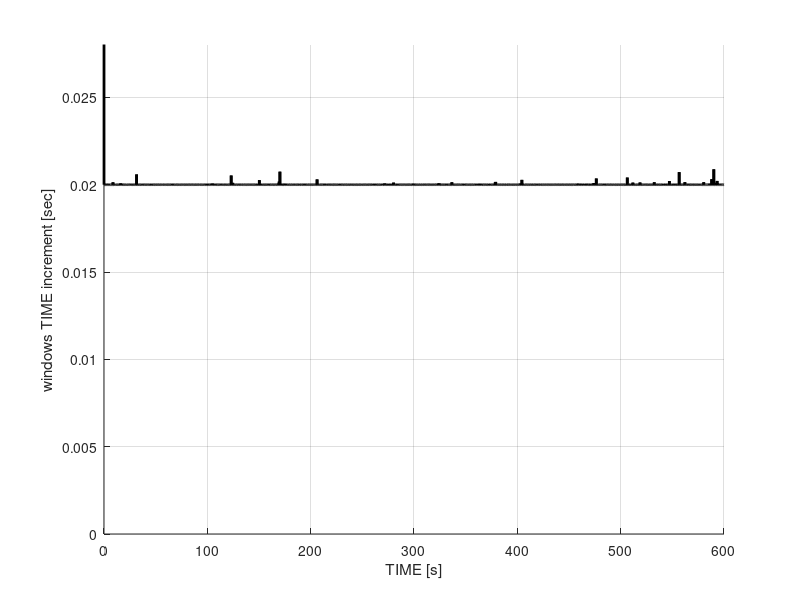
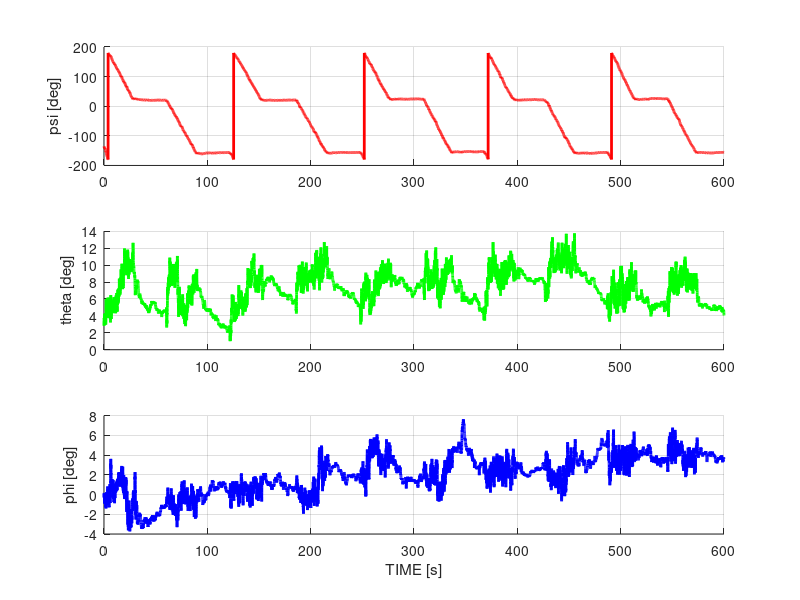
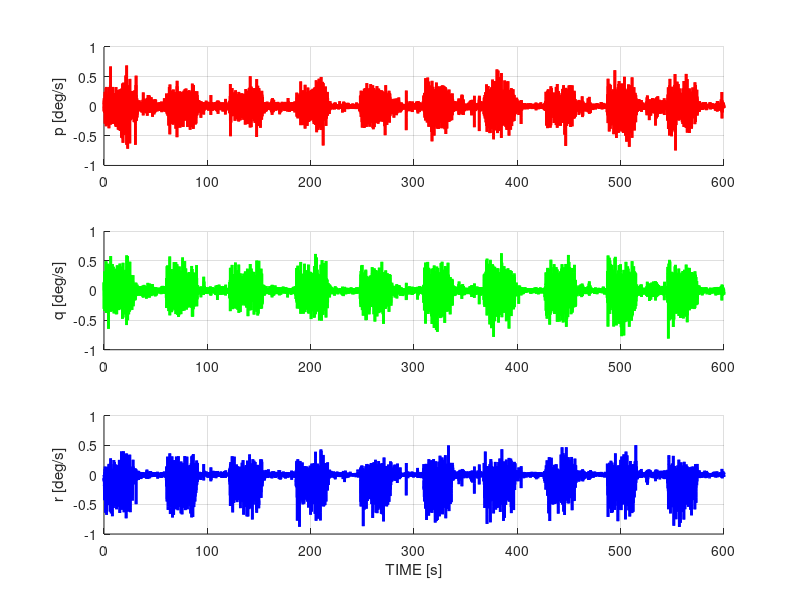
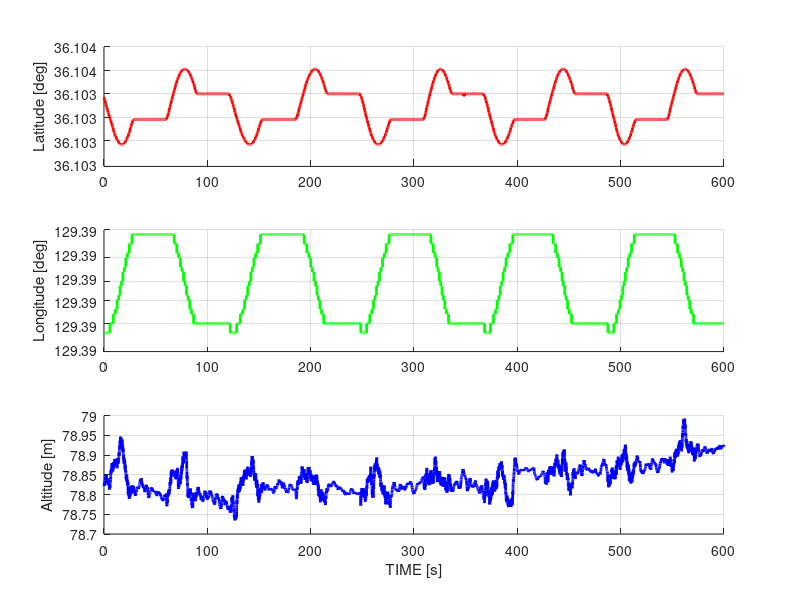

The MATLAB source for these figures, in order: (Note: this script raises an error after producing the figures.)
clear all; close all; clc;

% wgs84 = wgs84Ellipsoid;

% Centor
lat0 = 36.103455;
lon0 = 129.389652;
h0 = 57;

% Left
% lat0 = 36.103481;
% lon0 = 129.389555;
% h0 = 57;

% Right
% lat0 = 36.103429;
% lon0 = 129.389747;
% h0 = 57;

data = load("data_240319_192000.mat");

%=========================================================================%
% Plotting
%=========================================================================%

figure(1), clf, hold on, grid on;
plot(data.bfTime,data.bfTimeDel,'k','LineWidth',2);
ylim([0 1.4*data.TIME.Ts]);
ylabel("windows TIME increment [sec]");
xlabel("TIME [s]");

figure(2), clf;
subplot(3,1,1), hold on, grid on;
plot(data.bfTime,data.UNIT.RAD2DEG*data.bfEuler(data.ENUM.PSI,:),'r','LineWidth',2);
ylabel("psi [deg]");
subplot(3,1,2), hold on, grid on;
plot(data.bfTime,data.UNIT.RAD2DEG*data.bfEuler(data.ENUM.THE,:),'g','LineWidth',2);
ylabel("theta [deg]");
subplot(3,1,3), hold on, grid on;
plot(data.bfTime,data.UNIT.RAD2DEG*data.bfEuler(data.ENUM.PHI,:),'b','LineWidth',2);
ylabel("phi [deg]");
xlabel("TIME [s]");

figure(3), clf;
subplot(3,1,1), hold on, grid on;
plot(data.bfTime,data.UNIT.RAD2DEG*data.bfWib(data.ENUM.P,:),'r','LineWidth',2);
ylabel("p [deg/s]");
subplot(3,1,2), hold on, grid on;
plot(data.bfTime,data.UNIT.RAD2DEG*data.bfWib(data.ENUM.Q,:),'g','LineWidth',2);
ylabel("q [deg/s]");
subplot(3,1,3), hold on, grid on;
plot(data.bfTime,data.UNIT.RAD2DEG*data.bfWib(data.ENUM.R,:),'b','LineWidth',2);
ylabel("r [deg/s]");
xlabel("TIME [s]");

figure(4), clf;
subplot(3,1,1), hold on, grid on;
plot(data.bfTime,data.UNIT.RAD2DEG*data.bfPos(data.ENUM.LAT,:),'r','LineWidth',2);
ylabel("Latitude [deg]");
subplot(3,1,2), hold on, grid on;
plot(data.bfTime,data.UNIT.RAD2DEG*data.bfPos(data.ENUM.LON,:),'g','LineWidth',2);
ylabel("Longitude [deg]");
subplot(3,1,3), hold on, grid on;
plot(data.bfTime,data.bfPos(data.ENUM.HGT,:),'b','LineWidth',2);
ylabel("Altitude [m]");
xlabel("TIME [s]");

figure(5), clf;
subplot(3,1,1), hold on, grid on;
plot(data.bfTime,data.bfVn(data.ENUM.N,:),'r','LineWidth',2);
ylabel("vn [m/s]");
subplot(3,1,2), hold on, grid on;
plot(data.bfTime,data.bfVn(data.ENUM.E,:),'g','LineWidth',2);
ylabel("ve [m/s]");
subplot(3,1,3), hold on, grid on;
plot(data.bfTime,data.bfVn(data.ENUM.D,:),'b','LineWidth',2);
ylabel("vd [m/s]");
xlabel("TIME [s]");

figure(6), clf;
subplot(3,1,1), hold on, grid on;
plot(data.bfTime,data.bfAb(data.ENUM.X,:),'r','LineWidth',2);
ylabel("ax [m/s2]");
subplot(3,1,2), hold on, grid on;
plot(data.bfTime,data.bfAb(data.ENUM.Y,:),'g','LineWidth',2);
ylabel("ay [m/s2]");
subplot(3,1,3), hold on, grid on;
plot(data.bfTime,data.bfAb(data.ENUM.Z,:),'b','LineWidth',2);
ylabel("az [m/s2]");
xlabel("TIME [s]");

figure(7), clf, hold on, grid on;
plot(data.bfTime,data.bfPre,'k','LineWidth',2);
ylabel("Pressure [Pa]");
xlabel("TIME [s]");

figure(8), clf, hold on, grid on;
plot(data.bfTime,data.bfTem,'k','LineWidth',2);
ylabel("Temperature [deg celcius]");
xlabel("TIME [s]");

figure(9), clf;
geoplot( lat0 , lon0 , 'r' , 'LineWidth',2 );
geoplot(data.UNIT.RAD2DEG*data.bfPos(data.ENUM.LAT,:), data.UNIT.RAD2DEG*data.bfPos(data.ENUM.LON,:), 'g', 'LineWidth', 2);
geobasemap('satellite');

%=========================================================================%
% Compute CEP
%=========================================================================%

x_mean = 0;
x_dev = 0;

y_mean = 0;
y_dev = 0;

% size = data.N_DATA;
size = 1500;

x = zeros(size, 1);
y = zeros(size, 1);

% lat0 = mean(rad2deg(data.bfPos(data.ENUM.LAT, :)));
% lon0 = mean(rad2deg(data.bfPos(data.ENUM.LON, :)));
% h0 = mean(data.bfPos(data.ENUM.HGT, :));

for i = 1:size
    [x(i), y(i), z] = geodetic2rect(rad2deg(data.bfPos(data.ENUM.LAT, 16864 + i)), ...
                                    rad2deg(data.bfPos(data.ENUM.LON, 16864 + i)), ...
                                    lat0, lon0, h0);
    x_mean = x_mean + x(i);
    y_mean = y_mean + y(i);
end

x_mean = x_mean / size;
y_mean = y_mean / size;

for i = 1:size
    x_dev = x_dev + (x_mean - x(i))^2;
    y_dev = y_dev + (y_mean - y(i))^2;
end

x_dev = x_dev / size
y_dev = y_dev / size

virtual_x_mean = 0;
virtual_y_mean = 0;

rho = x_dev^2 + y_dev^2 + 2 * (x_dev * virtual_x_mean^2 + y_dev * virtual_y_mean^2);
eta = x_dev + virtual_x_mean^2 + y_dev + virtual_y_mean^2;
beta = 1 - 2 * rho / (9 * eta^2);

R = sqrt(eta * beta^3)

count = 0;

for i = 1:size
    if R >= sqrt(x(i)^2 + y(i)^2)
        count = count + 1;
    end
end

x_mean
y_mean

theta = 0:0.01:2*pi;

figure(10); hold on; grid on; axis equal;
fontsize(12, "points");
plot(y, x, 'o', 'Color', 'b');
plot(R * cos(theta) + y_mean, R * sin(theta) + x_mean, 'r', 'LineWidth', 2);
plot(0, 0, 'o', 'Color', 'r', LineWidth=3);
xlabel("{\Delta}y [m]");
ylabel("{\Delta}x [m]");
